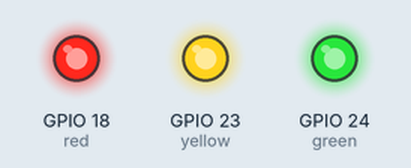
A program run on a simulated Raspberry Pi (BCM pin numbers). Parts: output pins drawn as LEDs (lit = HIGH). At 3.0 s the program stops and its outputs stay as they are.

Above: at 0.5 s.
At 1.5 s:
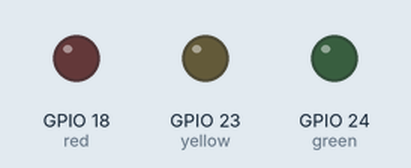
Timing chart, 0 to 4.5 s (numbered marks = the images above):
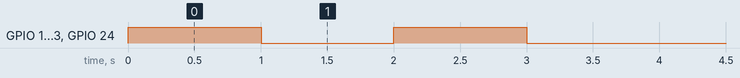

Measured:
- by itself, GPIO 18 (red), GPIO 23 (yellow), GPIO 24 (green): alternates HIGH for 1.0 s and LOW for 1.0 s

The program:

3-blink.py
```python
# CamJam Edukit 1 - Basics
# Worksheet 3 - Blinking LED

# Import Libraries
import time              # A collection of time related commands
from gpiozero import LED # The LED functions from GPIO Zero

# Set pins 18, 23 and 24 to be LEDs
red = LED(18)
yellow = LED(23)
green = LED(24)

# Turn LEDs on
red.on()
yellow.on()
green.on()

time.sleep(1) # Pause for 1 second

# Turn LEDs off
red.off()
yellow.off()
green.off()

time.sleep(1) # Pause for 1 second

# Turn LEDs on
red.on()
yellow.on()
green.on()

time.sleep(1) # Pause for 1 second

# Turn LEDs off
red.off()
yellow.off()
green.off()
```
